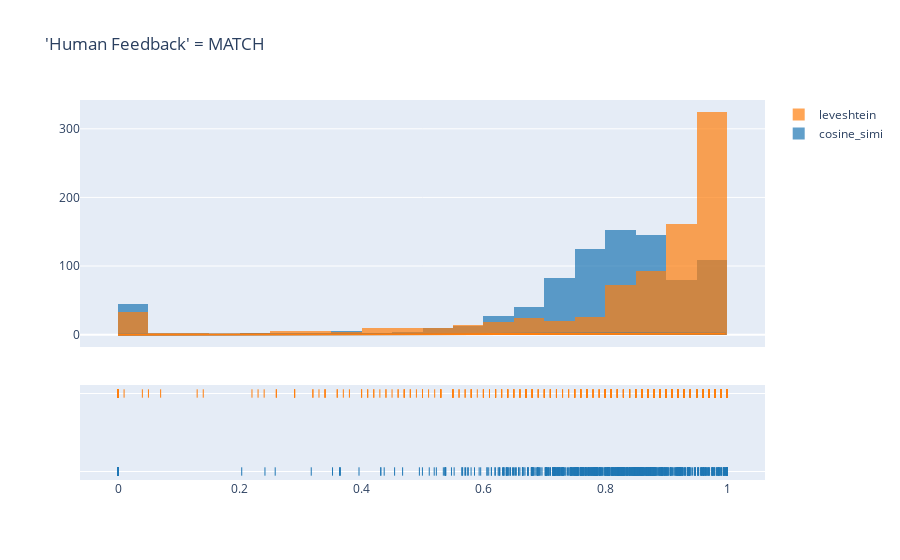

The code cell stored with this chart in its notebook:
### Code cell
fig = ff.create_distplot([m['cosine_simi'], m['leveshtein']], 
                        group_labels=["cosine_simi", "leveshtein"], 
                        bin_size=.05,
                        histnorm= '',
                        curve_type='normal',
                        show_curve=True
                        )
fig.update_layout(title_text="'Human Feedback' = MATCH")
fig.show()

### Figure 1 — Plotly figure (JSON) as saved in the notebook; plotly's stock layout.template omitted (floating-point values rounded to 4 significant figures; data arrays with more than 128 entries replaced by an {"elided": "..."} marker saying what was removed)
{"data": [{"autobinx": false, "histnorm": "", "legendgroup": "cosine_simi", "marker": {"color": "rgb(31, 119, 180)"}, "name": "cosine_simi", "opacity": 0.7, "type": "histogram", "x": {"elided": "1021 float values"}, "xaxis": "x", "xbins": {"end": 1.0, "size": 0.05, "start": 0}, "yaxis": "y"}, {"autobinx": false, "histnorm": "", "legendgroup": "leveshtein", "marker": {"color": "rgb(255, 127, 14)"}, "name": "leveshtein", "opacity": 0.7, "type": "histogram", "x": {"elided": "1021 float values"}, "xaxis": "x", "xbins": {"end": 1, "size": 0.05, "start": 0}, "yaxis": "y"}, {"legendgroup": "cosine_simi", "marker": {"color": "rgb(31, 119, 180)"}, "mode": "lines", "name": "cosine_simi", "showlegend": false, "type": "scatter", "x": {"elided": "500 float values"}, "xaxis": "x", "y": {"elided": "500 float values"}, "yaxis": "y"}, {"legendgroup": "leveshtein", "marker": {"color": "rgb(255, 127, 14)"}, "mode": "lines", "name": "leveshtein", "showlegend": false, "type": "scatter", "x": {"elided": "500 float values"}, "xaxis": "x", "y": {"elided": "500 float values"}, "yaxis": "y"}, {"legendgroup": "cosine_simi", "marker": {"color": "rgb(31, 119, 180)", "symbol": "line-ns-open"}, "mode": "markers", "name": "cosine_simi", "showlegend": false, "type": "scatter", "x": {"elided": "1021 float values"}, "xaxis": "x", "y": {"elided": "1021 str values"}, "yaxis": "y2"}, {"legendgroup": "leveshtein", "marker": {"color": "rgb(255, 127, 14)", "symbol": "line-ns-open"}, "mode": "markers", "name": "leveshtein", "showlegend": false, "type": "scatter", "x": {"elided": "1021 float values"}, "xaxis": "x", "y": {"elided": "1021 str values"}, "yaxis": "y2"}], "layout": {"barmode": "overlay", "hovermode": "closest", "legend": {"traceorder": "reversed"}, "title": {"text": "'Human Feedback' = MATCH"}, "xaxis": {"anchor": "y2", "domain": [0, 1], "zeroline": false}, "yaxis": {"anchor": "free", "domain": [0.35, 1], "position": 0}, "yaxis2": {"anchor": "x", "domain": [0, 0.25], "dtick": 1, "showticklabels": false}}}
